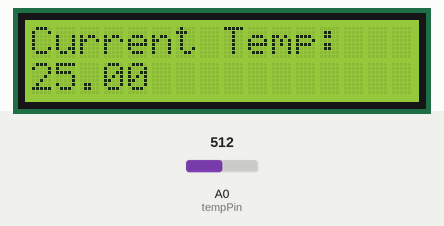
Simulated run of this sketch. Board: Arduino Uno, built with avr-gcc and run on an emulated ATmega328P. Shown: 16×2 character LCD. The inputs (shaded band) are chosen by the test bench; at power-on: A0 (tempPin) = 512.

Above: at 1.2 s.
1.3 s: A0 (tempPin) set to 716
At 2.0 s:
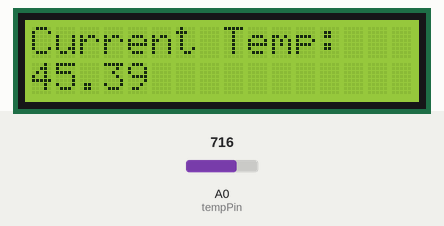
3.0 s: A0 (tempPin) set to 900
At 4.2 s:
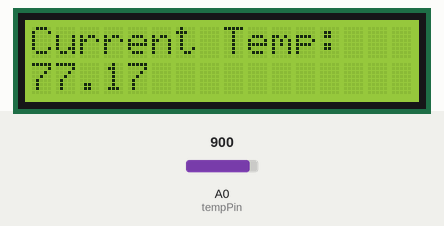
4.5 s: A0 (tempPin) set to 1023
At 5.8 s:
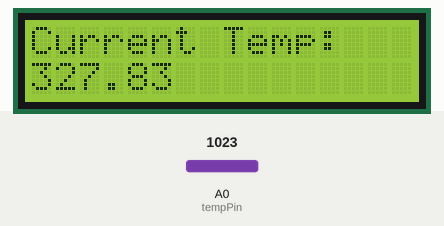
Timing chart, 0 to 7.5 s (numbered marks = the images above; inputs shaded):
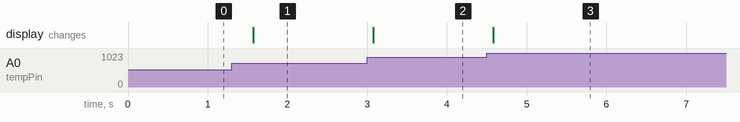

Measured:
- after the input at 1.3 s, the display: changes after 0.27 s (image 1)
- after the input at 3.0 s, the display: changes after 0.07 s (image 2)
- after the input at 4.5 s, the display: changes after 0.08 s (image 3)

The sketch:

LCDWithTemp.ino
```cpp
#include <LiquidCrystal.h>
#define tempPin 0
const int rs = 7, en = 8, d4 = 9, d5  = 10, d6 = 11, d7 = 12;
LiquidCrystal lcd(rs,en,d4,d5,d6,d7);
void setup() {
  // put your setup code here, to run once:
  lcd.begin(16,2);
  lcd.print("Current Temp:");
  Serial.begin(9600);
}

void loop() {
  // put your main code here, to run repeatedly:
  int temp = analogRead(tempPin);
  double tempK = log(10000.0 * ((1024.0 / temp - 1)));
  tempK = 1 / (0.001129148 + (0.000234125 + (0.0000000876741 * tempK * tempK )) * tempK );       //  Temp Kelvin
  float tempC = tempK - 273.15;
  float tempF = (tempC * 9.0) / 5.0 + 32.0;
  lcd.setCursor(0,1);
  lcd.print(tempC);
  delay(500);
}
```
